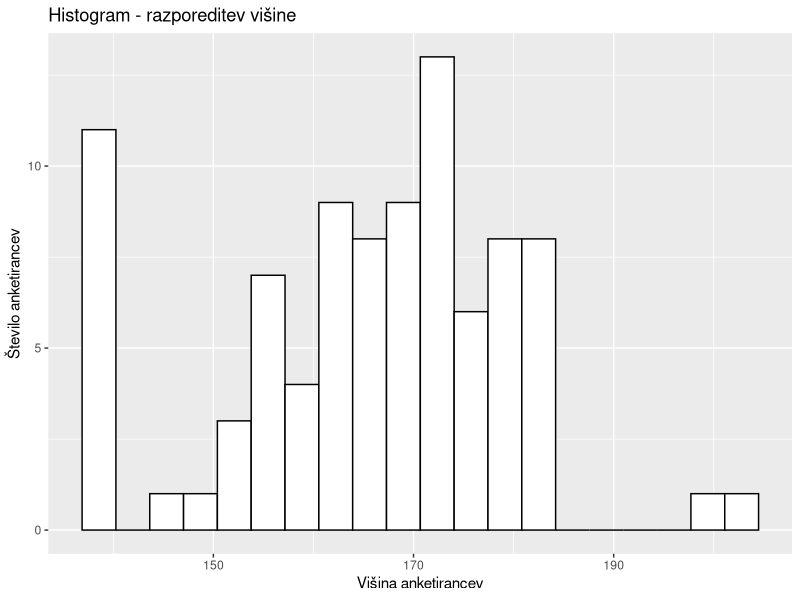
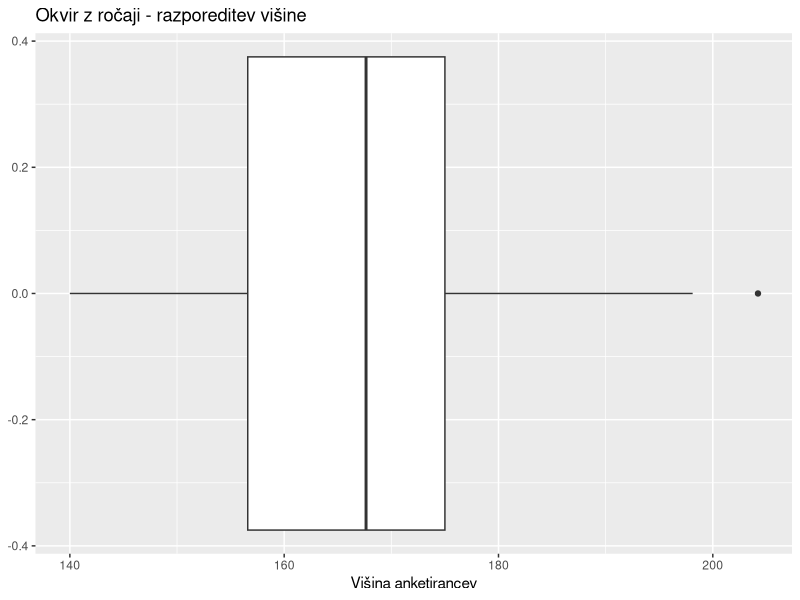
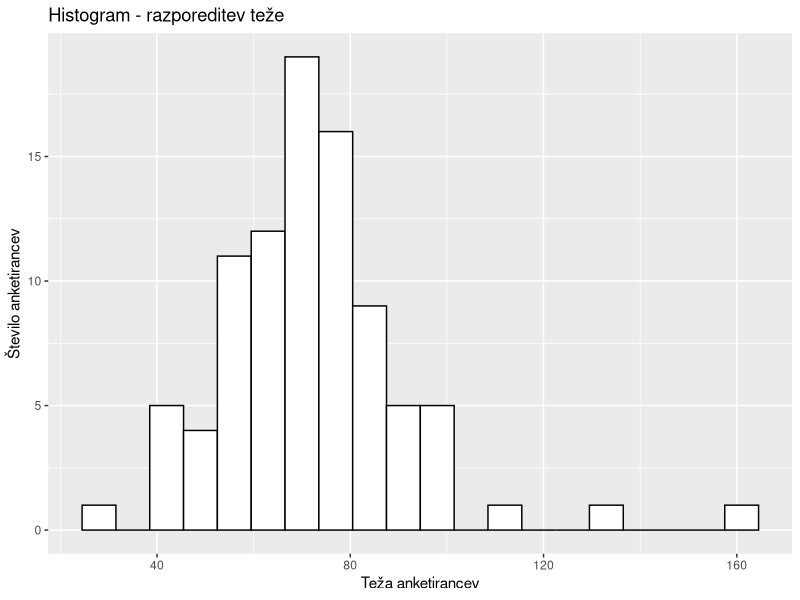
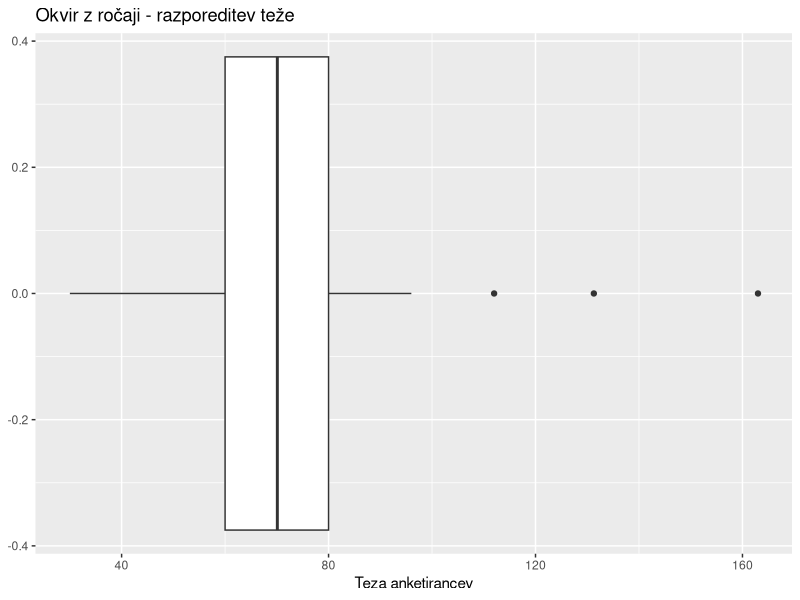
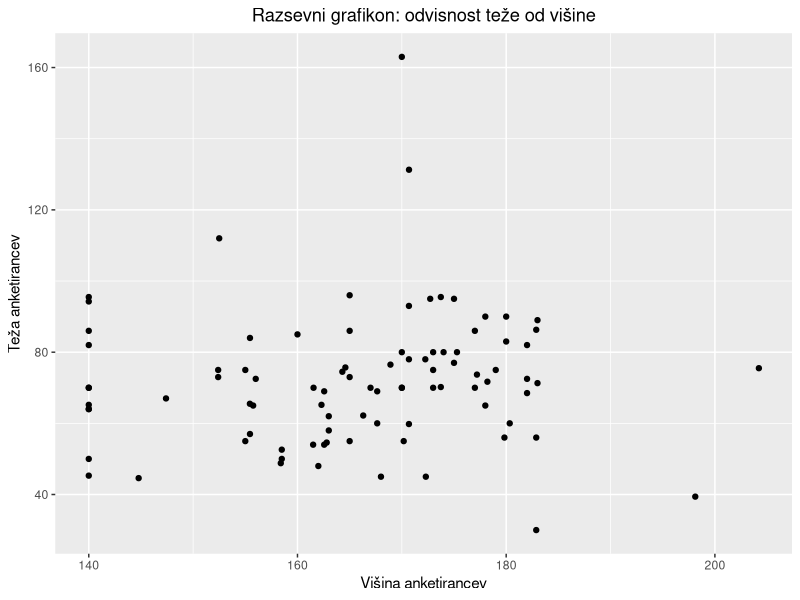
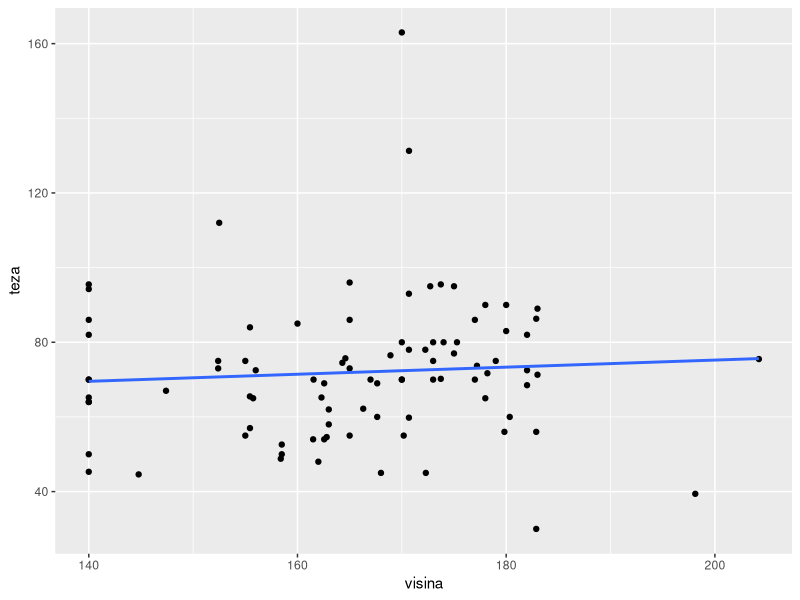

The R script that drew these images, in order:

#Počekiram working directory in jo nastavim na mapo v kateri delam
#to je zato, da lažje kličem .csv datoteko in dobim podatke iz nje
#pomagala sem si s tem virom: https://stackoverflow.com/questions/62491103/error-setwd-cannot-change-working-directory
#.csv je v istem foldru kot tale .R
getwd()
setwd(file.path("C:", "Users", "tjasa", "Desktop", "FIS_Statistika_1", "naloga"))
getwd()

# Dodeljena datoteka za analizo: FavouriteIndianFood.csv

# DODELJENE SPREMENLJIVKE:
# Opisna 1: employment_status (zaposlitveni status)
# Opisna 2: covid_vaccine (COVID cepljenje)
# Številska 1: height (višina)
# številska 2: weight (teža)

#1. Opisovanje in urejanje podatkov

#a) Uporabljen ukaz za prikaz  vseh spremenljivk in enot v dani datoteki
data = read.csv("FavouriteIndianFood.csv", header = TRUE)

#b) priprava podatkov za kasnejšo uporabo:
zaposlitveni_status = data$employment_status #opisna
cepljenje_proti_COVIDu = data$covid_vaccine #opisna
visina = data$height #številska
teza = data$weight #številska

data_urejeni = data.frame(zaposlitveni_status, cepljenje_proti_COVIDu, visina, teza)

#c) spletna stran: https://www.kaggle.com/datasets/abdulraheem625/food-choice-male-vs-female-indianpakistani-food

#populacija: Vsi moški in ženske, ki so se udeležili Data Visualization delavnice in oddali svoje podatke, za analizo, med Zoom predanajem
#udeleženci delavnice Data Visualization iz celega sveta, ki so oddali svoje podatke, za analizo, med delavnico.
#stvarna: vsi ljudje
#Krajevna: iz celega sveta
#časovna: v času Data Visualization delavnice (11.12.2022)


#statistična enota: en človek, ki se je udeležil Data Visualization delavnice in oddal svoje podatke za analizo med Zoom predavanjem.

#opredelitev spremenljivk:
# zaposlitveni status: opisna, nominalna
# cepljenje proti covidu: opisna, nominalna
# višina: številska, zvezna, razmernostna
# teža: številska, zvezna, razmernostna

#2. Analiza številskih spremenljivk

# a)Izračunajte glavne opisne statistike (srednje vrednosti in mere variabilnosti) za obe
# številski spremenljivki in jih prikažite (ustavite sliko rezultatov). Rezultate tudi vsebinsko
# interpretirajte.
library(psych)
#višina:
#srednje vrednosti: aritmeticna sredina, modus, mediana

mean(visina)
median(visina)
quantile(visina, probs=c(0.25, 0.5, 0.75))
describe(visina)
#srednja višina udeležencev je okoli 165.69cm
#mediana je 167.64cm, kar pomeni, da je 50% udeležencev višjih od 167.64cm, 50% udeležencev pa nižjih od 167.64cm
# iz rezultatov lahko sklepamo, da je povprečna višina udeležencev 165.69cm, 50% udeležencev je manjših od 167.64cm, 
# četrtina ljudi pa je celo manjših od 156.6cm. Standardna deviacija (sd) je 13.92, kar pomeni, da ima večina ljudi velikost v rangu
# razponu 151.77cm (mean-sd) in 179.61cm (mean+sd). 
# Koeficient asimetrije (skew) je -0.23 (<0) kar pomeni, da imamo asimetrijo v levo (rep na levi in vrh na desni strani).
#Asimetrija v levo pomeni, da je večje število ljudi višjih od povprečja
# Koeficient sploščenosti (kurtosis) pa je -0.15 (<0) kar pomeni, da je porazdelitev višine sploščena. 
# Razpršenost podatkov okoli povprečja je večja.
165.69+13.92
165.69-13.92


#teža:
mean(teza)
median(teza)
quantile(teza, probs=c(0.25, 0.5, 0.75))
describe(teza)
# iz rezultatov lahko sklepamo, da je povprečna teža udeležencev 71.97368 kg, 50% udeležencev ima manj kot 70.1 kg, 
# četrtina ljudi pa ima manj kot 60.0kg. Standardna deviacija (sd) je 18.94, kar pomeni, da ima večina ljudi velikost v rangu
# razponu 53.03kg (mean-sd) in 90.91kg (mean+sd). 
# Koeficient asimetrije (skew) je 1.39 (>0) kar pomeni, da imamo asimetrijo v desno (rep na desni in vrh na levi strani).
# Asimetrija v desno pomeni, da je večje število ljudi lažjih od povprečja
# Koeficient sploščenosti (kurtosis) pa je 5.17 (>0) kar pomeni, da je porazdelitev teže zelo koničasta. 
# Razpršenost podatkov okoli povprečja je manjša. 
# Ker je vrednost sploščenosti tako zelo visoka, predvidevam, da je v podatkh tudi kar nekaj mejnih vrednosti
# (uporabniki niso napisali prave teže, ampak neko zelo visoko ali nizko številko, kar lahko privede do dolgih repov in koničaste porazdelitve)
# vidimo tudi da je najmanjša teža 30kg in največja teža 163kg, kar lahko nakazuje na velika odstopanja in posledično tako velik
# koeficient razpršenosti.
71.97+18.94
71.97-18.94

#b)Številski spremenljivki predstavite tudi grafično s pomočjo histograma in okvirja z ročaji.
# Na osnovi grafičnih prikazov opišite značilnosti posamezne spremenljivke.

library(ggplot2)

#višina:

#histogram
ggplot(data = data_urejeni) +
  geom_histogram(mapping = aes(x=visina), bins = 20, color='black', fill='white') + 
  xlab("Višina anketirancev") + 
  ylab("Število anketirancev") + 
  ggtitle("Histogram - razporeditev višine")
#okvir z ročaji
ggplot(data = data_urejeni) +
  geom_boxplot(mapping = aes(x=visina)) +
  xlab("Višina anketirancev") +
  ggtitle("Okvir z ročaji - razporeditev višine")


#teža:

#histogram
ggplot(data = data_urejeni) + 
  geom_histogram(mapping = aes(x=teza), bins = 20, color = 'black', fill = 'white') +
  xlab("Teža anketirancev") + 
  ylab("Število anketirancev") + 
  ggtitle("Histogram - razporeditev teže")
#okvir z ročaji
ggplot(data = data_urejeni) +
  geom_boxplot(mapping=aes(x=teza)) +
  xlab("Teza anketirancev") + 
  ggtitle("Okvir z ročaji - razporeditev teže")

#c) hipoteza
#Predpostavim, da povezanost med težo in višino ne obstaja, saj imata oba grafa popolnoma 
#drugačno asimetrijo in razpršenost. Vidim, da za različne višine dobimo dokaj ozek izbor tež 
#(večinoma med 60kg in 80kg).


# d) Glede na vsebino spremenljivk določite odvisno (Y) in neodvisno (X) spremenljivko.
# Nato narišite razsevni grafikon tako da je na x-osi spremenljivka X, na y-osi pa
# spremenljivka Y. Ustrezno preimenujte naslova osi, grafikonu dodajte tudi glavni naslov.
# Ali razsevni grafikon nakazuje na povezanost obravnavanih spremenljivk? Svoj odgovor
# pojasnite.

# Y odvisna -> teža
# X neodvisna -> višina

#razsevni grafikon:
ggplot(data_urejeni, mapping = aes(x=visina, y=teza)) +
  geom_point() +
  xlab("Višina anketirancev") +
  ylab("Teža anketirancev") +
  ggtitle("Razsevni grafikon: odvisnost teže od višine") +
  theme(plot.title = element_text(hjust = 0.5))


#razsevni grafikon nakazuje povezanost obravnavanih spremenljivk. 
#Glede na razsevni grafikon predvidevam da je pozevanost linearna, pozitivna in šibla

#Med obravnavanima spremenljivkama preverite njuno povezanost s pomočjo
#Pearsonovega korelacijskega koeficienta. Na osnovi njegove vrednosti opredelite smer in
#jakost povezanosti med obravnavanima spremenljivkama. Primerjajte dobljeni rezultat z
#vašo hipotezo iz točke c) te naloge.

pearsonov_koeficient = cor(data_urejeni$visina, data_urejeni$teza, method="pearson")
pearsonov_koeficient

#f) Izračunajte ustrezno linearno regresijsko premico in jo zapišite. Regresijsko premico
#vrišite tudi v razsevni grafikon iz točke d) te naloge.

model = lm(formula = teza ~ visina, data = data_urejeni)
model
ggplot(data_urejeni, mapping = aes(x=visina, y=teza)) + 
  geom_point() +
  geom_smooth(method='lm', se = FALSE)
# 56.2498, 0.0949
# teza = 56.2498 + 0.0949 * visina

summary(model)
#Adjusted R-squared:  -0.006445 